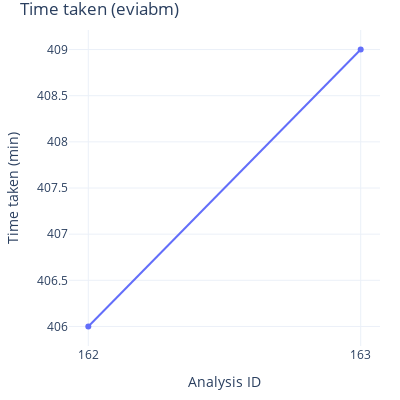

Write notebook code for a chart like this one.
### Code cell
fig = go.Figure()
fig.add_trace(go.Scatter(x=count_stats['aid'], y=count_stats['time_taken_eviabm'],
                    mode='lines+markers+text',
                    name='lines+markers'))
fig.update_xaxes(type='category')
fig.update_layout(title="Time taken (eviabm)",
                  yaxis_title="Time taken (min)", 
                  xaxis_title="Analysis ID", 
                  uniformtext_minsize=8, 
                  uniformtext_mode='hide', 
                  width=400, 
                  height=400, 
                  margin=dict(l=20, r=20, t=30, b=20),
                  template='plotly_white')
fig.show()

### Figure 1 — Plotly figure (JSON) as saved in the notebook; plotly's stock layout.template omitted (floating-point values rounded to 4 significant figures)
{"data": [{"mode": "lines+markers+text", "name": "lines+markers", "type": "scatter", "x": ["162", "163"], "y": [406, 409]}], "layout": {"height": 400, "margin": {"b": 20, "l": 20, "r": 20, "t": 30}, "title": {"text": "Time taken (eviabm)"}, "uniformtext": {"minsize": 8, "mode": "hide"}, "width": 400, "xaxis": {"autorange": true, "range": [-0.07121, 1.071], "title": {"text": "Analysis ID"}, "type": "category"}, "yaxis": {"autorange": true, "range": [405.8, 409.2], "title": {"text": "Time taken (min)"}, "type": "linear"}}}
